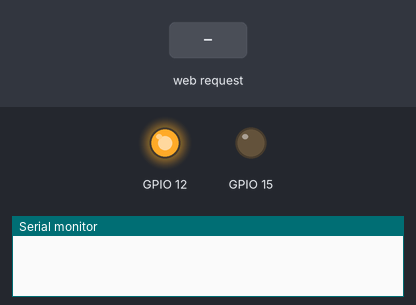
A sketch run on a simulated ESP32. Parts: output pins drawn as LEDs (lit = HIGH), the last lines printed to the serial monitor. Inputs (shaded band) come from the test bench. WiFi joins after 1.5 s; servers stay silent unless stated.

Above: at 3.2 s.
3.3 s: HTTP request GET /on received
At 4.3 s:
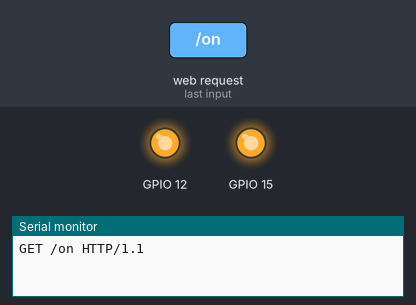
4.8 s: HTTP request GET /off received
At 5.4 s:
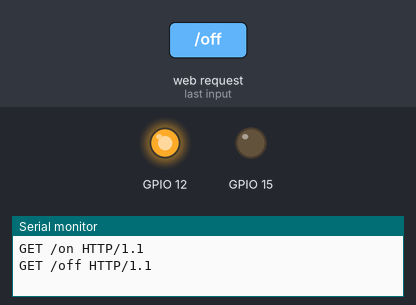
Timing chart, 0 to 7.8 s (numbered marks = the images above; inputs shaded):
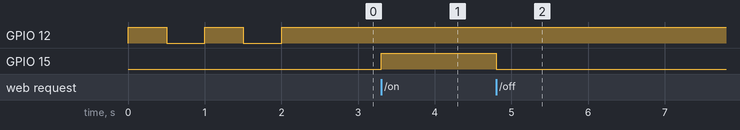

The sketch:

ESP_32_01.ino
```cpp
#include <WiFi.h>

WiFiServer server;

void setup() {
  pinMode(12, OUTPUT);
  pinMode(15, OUTPUT);

  const String ssid = "Nova 160";
  const String password = "KALIFNx312#";

  WiFi.begin(ssid, password);

  while (WiFi.status() != WL_CONNECTED) {
    digitalWrite(12, HIGH);
    delay(500);
    digitalWrite(12, LOW);
    delay(500);
  }

  digitalWrite(12, HIGH);

  Serial.begin(115200);
  // Serial.println(WiFi.localIP());        // 192.168.8.151

  server = WiFiServer(80);
  server.begin();
}

void loop() {
  WiFiClient client = server.available();

  if (client) {
    String request = client.readStringUntil('\r');
    Serial.println(request);

    if(request.indexOf("/on") != -1){
       digitalWrite(15, HIGH);
    }
     if(request.indexOf("/off") != -1){
       digitalWrite(15, LOW);
    }

    client.println("HTTP/1.1 200 OK");
    client.println("Content-Type:text/html");
    client.println();
  }
}
```

Measured:
- after the input at 3.3 s, GPIO 15: LOW → HIGH at once
- after the input at 4.8 s, GPIO 15: HIGH → LOW at once
